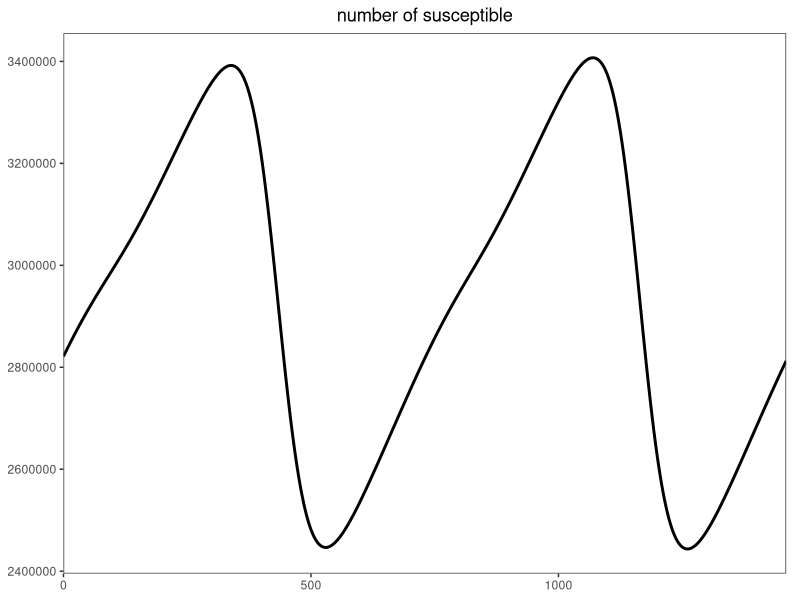
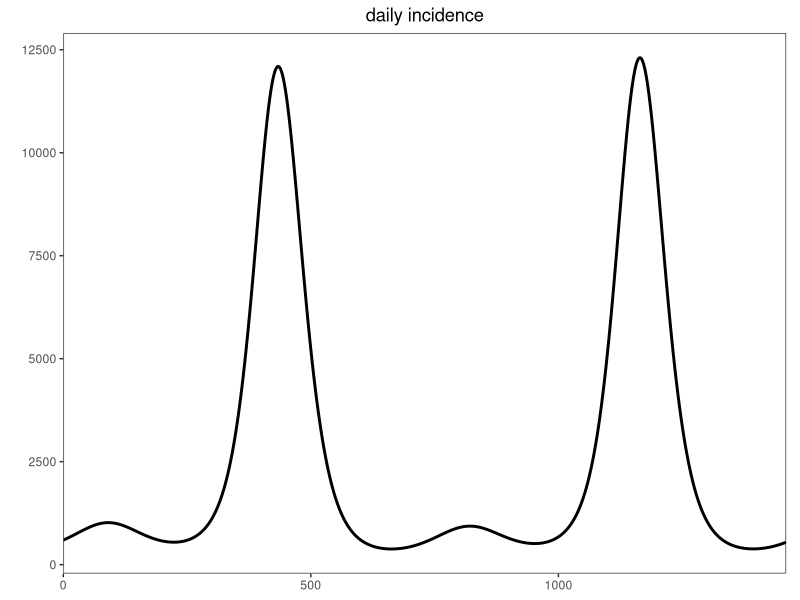
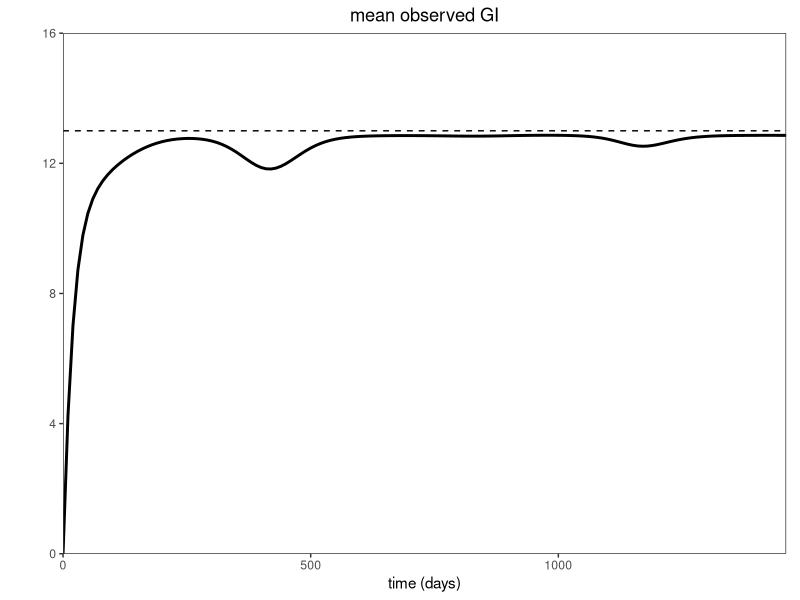

Recreate these plots in R, in order.
library(deSolve)
library(dplyr)
library(ggplot2); theme_set(theme_bw())
library(gridExtra)

intrinsic_fun <- function(tau, parm) {
	with(as.list(parm), {
		sigma*gamma/(gamma-sigma) * (exp(-sigma*tau)-exp(-gamma*tau))
	})
}

## ode

measles.ode <- function(t, y, parms) {
	with(as.list(c(y, parms)), {
		
		beta <- b0 * (1 + b1 * cos(2 * pi * t/period))
		
		incidence <- beta * S * I/N
		
		dS <- mu * (N-S) - incidence
		dE <- incidence - (sigma+mu)*E
		dI <- sigma*E - (gamma+mu)*I
		dR <- (gamma+mu)*I - mu*R
		list(c(dS, dE, dI, dR))
	})
}

sumfun <- function(out,
				   tmax,
				   t,
				   parm,
				   tauby=5) {
	incidence <- out$incidence
	c.incidence <- cumsum(incidence)
	
	genden <- intrinsic_fun(t, parm)
	
	censor <- function(tau, tmax) {
		m <- which(t==tmax)
		total <- c.incidence[m]
		
		i <- which(t==tau)
		
		sum(incidence[1:(m-i+1)] * out$S[i:m]/parm[["N"]])*genden[i]
	}
	
	mean.censor <- function(tmax) {
		if (tmax<=0){
			return(0)
		} else{
			t <- t[t <= tmax]
			
			dc <- sapply(t, censor, tmax=tmax)
			return(sum(dc*t)/sum(dc))
		}
	}
	
	tau <- seq(0, tmax, tauby)
	cm <- sapply(tau, mean.censor)
	
	censor.df <- data.frame(
		t=tau
		, mean=cm
	)
	
	censor.df
}

parms <- c(
	b0=1250/365,
	b1=0.15,
	sigma=1/8,
	gamma=1/5,
	mu=1/50/365,
	period=365,
	N=5e7
)

y <- c(S=0.05, E=0.0001, I=0.0001, R=1-0.05-0.0001-0.0001) * 5e7

dt <- 1
dt2 <- 0.2
tmax <- 43 * 365
tmax2 <- 4 * 365
t <- seq(0, tmax, dt)
t2 <- seq(0, tmax2, dt2)
out1 <- as.data.frame(rk(y, t, measles.ode, parms))

y2 <- unlist(tail(out1, 1)[-1])
out2 <- as.data.frame(rk(y2, t2, measles.ode, parms))

out2$incidence <- with(as.list(parms), {
	b0 * (1 + b1 * cos(2 * pi * t2/period)) * out2$S * out2$I/N
})

gensum <- sumfun(out2, tmax2, t2, parms, tauby=10)

g1 <- ggplot(out2, aes(time, S)) +
	geom_line(lwd=1) +
	scale_y_continuous("susceptible") +
	scale_x_continuous(expand=c(0,0)) +
	ggtitle("number of susceptible") +
	theme(
		plot.title = element_text(hjust = 0.5),
		panel.grid=element_blank(),
		axis.title.x=element_blank(),
		axis.title.y=element_blank(),
		plot.margin=unit(c(5.5, 10, 5.5, 5.5), "points"),
		strip.background = element_blank(),
		panel.spacing = unit(0, "cm")
	)

g2 <- ggplot(out2, aes(time, incidence)) +
	geom_line(lwd=1) +
	scale_y_continuous("daily incidence") +
	scale_x_continuous(expand=c(0,0)) +
	ggtitle("daily incidence") +
	theme(
		plot.title = element_text(hjust = 0.5),
		panel.grid=element_blank(),
		axis.title.x=element_blank(),
		axis.title.y=element_blank(),
		plot.margin=unit(c(5.5, 10, 5.5, 15.5), "points"),
		strip.background = element_blank(),
		panel.spacing = unit(0, "cm")
	)

g3 <- ggplot(gensum, aes(t, mean)) +
	geom_line(lwd=1) +
	geom_hline(yintercept=13, lty=2) +
	scale_y_continuous("mean observed GI", limit=c(0, 16), expand=c(0,0)) +
	scale_x_continuous("time (days)", expand=c(0,0)) +
	ggtitle("mean observed GI") +
	theme(
		plot.title = element_text(hjust = 0.5),
		panel.grid=element_blank(),
		axis.title.y=element_blank(),
		plot.margin=unit(c(5.5, 10, 5.5, 30.5), "points"),
		strip.background = element_blank(),
		panel.spacing = unit(0, "cm")
	)
	

gg_temporal <- arrangeGrob(g1, g2, g3, nrow=3)

ggsave("measles.pdf", gg_temporal, width=6, height=4)
